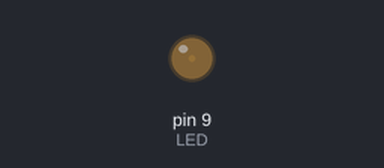
Bench run of a sketch on a simulated Arduino Uno, built with avr-gcc and run on an emulated ATmega328P. Shown: output pins drawn as LEDs (lit = HIGH).

Above: at 0.05 s.
At 1.15 s:
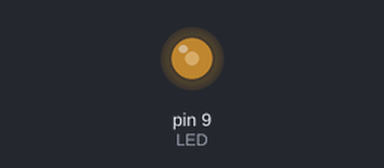
At 2.3 s:
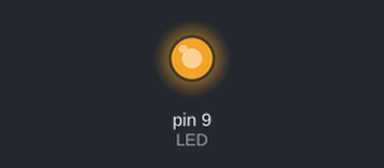
At 4.55 s:
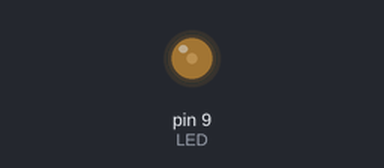
Timing chart, 0 to 6.6 s (numbered marks = the images above):
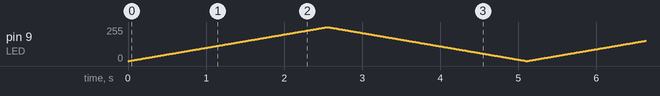

The sketch:

led-breathe.ino
```cpp
/*
    LED breathe

    Fades an LED in and out.

    The circuit:
    * Output - LED connected to pin #9

    Created SEP 2017
    By Dan Booth
*/

const int LED = 9;                  // pin for the LED
const int LED_BRIGHTNESS_MIN = 0;   // minimum brightness for the LED
const int LED_BRIGHTNESS_MAX = 255; // maximum brightness for the LED
const int LED_DELAY = 10;           // delay after the LED brightness is adjusted


int level = 0; // used to set the power level

void setup() {
    pinMode(LED, OUTPUT); // set the LED is an output
}
void loop(){
    // fade in
    for (level = LED_BRIGHTNESS_MIN; level < LED_BRIGHTNESS_MAX; level++) {
        analogWrite(LED, level); // set the LED brightness
        delay(LED_DELAY); // delay to make change visible
    }

    // fade out
    for (level = LED_BRIGHTNESS_MAX; level > LED_BRIGHTNESS_MIN; level--) {
        analogWrite(LED, level); // set the LED brightness
        delay(LED_DELAY); // delay to make change visible
    }
}
```
